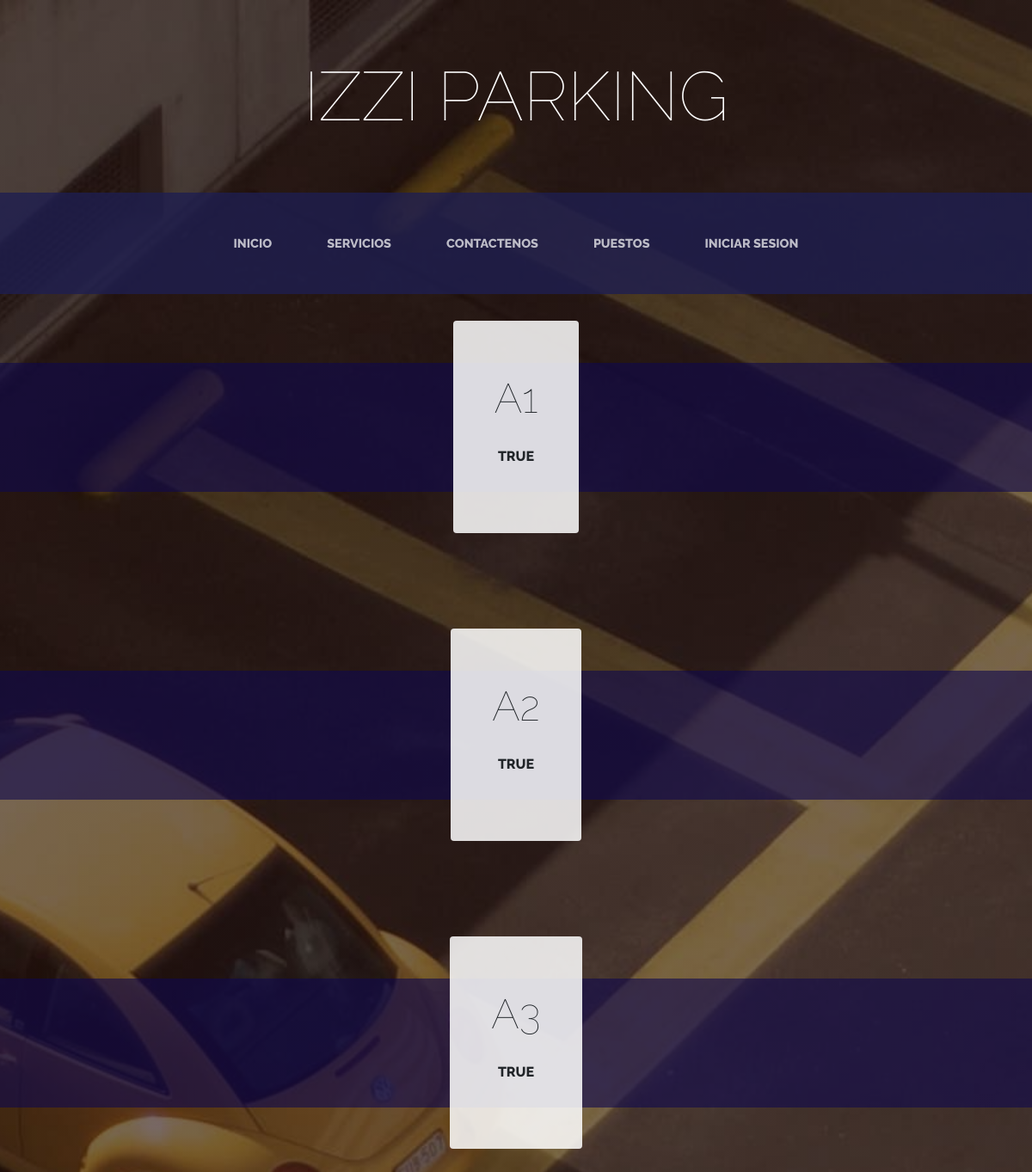
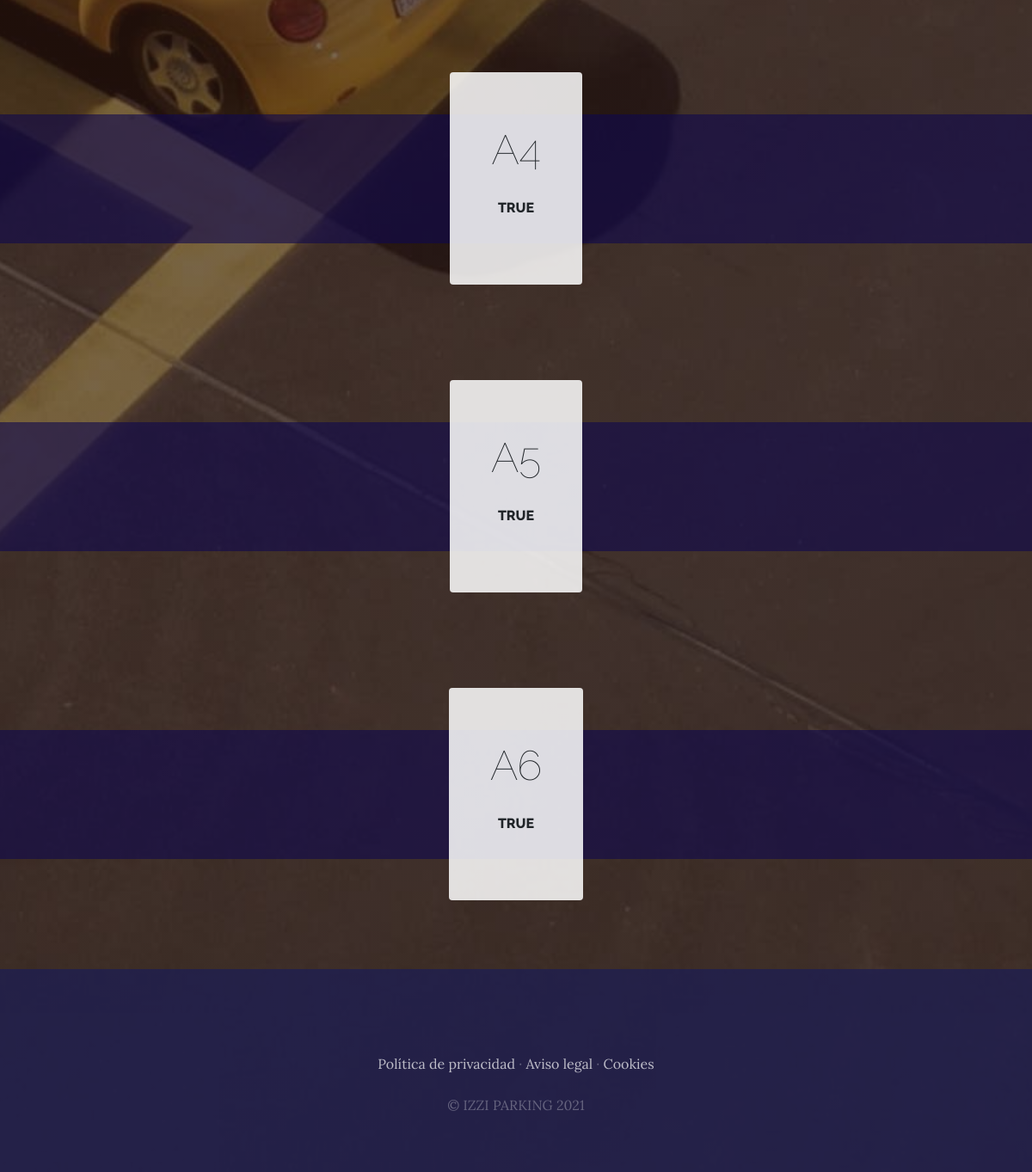
Page /puestos/ on the committed database (2 pictures, top to bottom).
### puestos/models.py (models this page shows, shortened)
class Puesto(models.Model):
    titulo=models.CharField(unique=False, null=True,max_length=50)
    contenido=models.CharField(unique=False, null=True,max_length=500)
    imagen=models.ImageField(unique=False, null=True,upload_to='puestos')
    created=models.DateTimeField(unique=False, null=True,auto_now_add=True)
    updated=models.DateTimeField(unique=False, null=True,auto_now_add=True)
    ubicacion=models.IntegerField(unique=False, null=True, blank = False,choices=ubicaci,verbose_name="Ubicacion")
    ocupado = models.BooleanField(unique=False, null=True)
    class Meta:
        verbose_name = "Puesto"
        verbose_name_plural = "Puestos"

### puestos/views.py (the view)
# urls.py: path('puestos/', include('puestos.urls')),
def puestos(request):
    puestos = Puesto.objects.all()
    return render(request, "puestos/puestos.html",{"puestos": puestos})

### puestos/templates/puestos/puestos.html (shortened to what this page needs)
{% extends "ProyectoWeb/base.html" %}
{% load static %}
{% block content %}
    {% for puesto in puestos %}
    <section class="page-section clearfix">
        <div class="container-parqueo">
            <div class="intro-text left-0 text-center bg-faded p-5 rounded">
              <h2 class="section-heading mb-4" >
                <span class="section-heading-lower"><p>A{{puesto.ubicacion}}</p></span>
                <span class="section-heading-upper">{{puesto.ocupado}}</span>
              </h2>
            </div>
          </div>
    </section>
    <br> <br>
    {% endfor %}
{% endblock %}

### ProyectoWeb/static/ProyectoWeb/css/gestio copy 11.css (style rules this page uses)
body { font-family: 'Lora'; background: linear-gradient(rgba(47, 23, 15, 0.65), rgba(47, 23, 15, 0.65)), url("../img/parkeo.jpeg"); background-attachment: fixed; background-position: center; background-size: cover; }
h1, h2, h3, h4, h5, h6 { font-family: 'Raleway'; }
p { line-height: 1.75; }
.page-section { margin-top: 5rem; margin-bottom: 5rem; }
.section-heading { text-transform: uppercase; }
.section-heading .section-heading-upper { display: block; font-size: 1rem; font-weight: 800; padding-bottom:.5rem; }
.section-heading .section-heading-lower { display: block; font-size: 3rem; font-weight: 100; }
.bg-faded { background-color: rgba(255, 255, 255, 0.85); }
* { box-sizing: border-box }
.container-parqueo { background: rgba(16, 9, 77, 0.611); height: 150px; display: flex; justify-content: center; align-items: center; }

### rows in the picture
Puesto: ubicacion "1", ocupado "TRUE"
Puesto: ubicacion "2", ocupado "TRUE"
Puesto: ubicacion "3", ocupado "TRUE"
Puesto: ubicacion "4", ocupado "TRUE"
Puesto: ubicacion "5", ocupado "TRUE"
Puesto: ubicacion "6", ocupado "TRUE"
